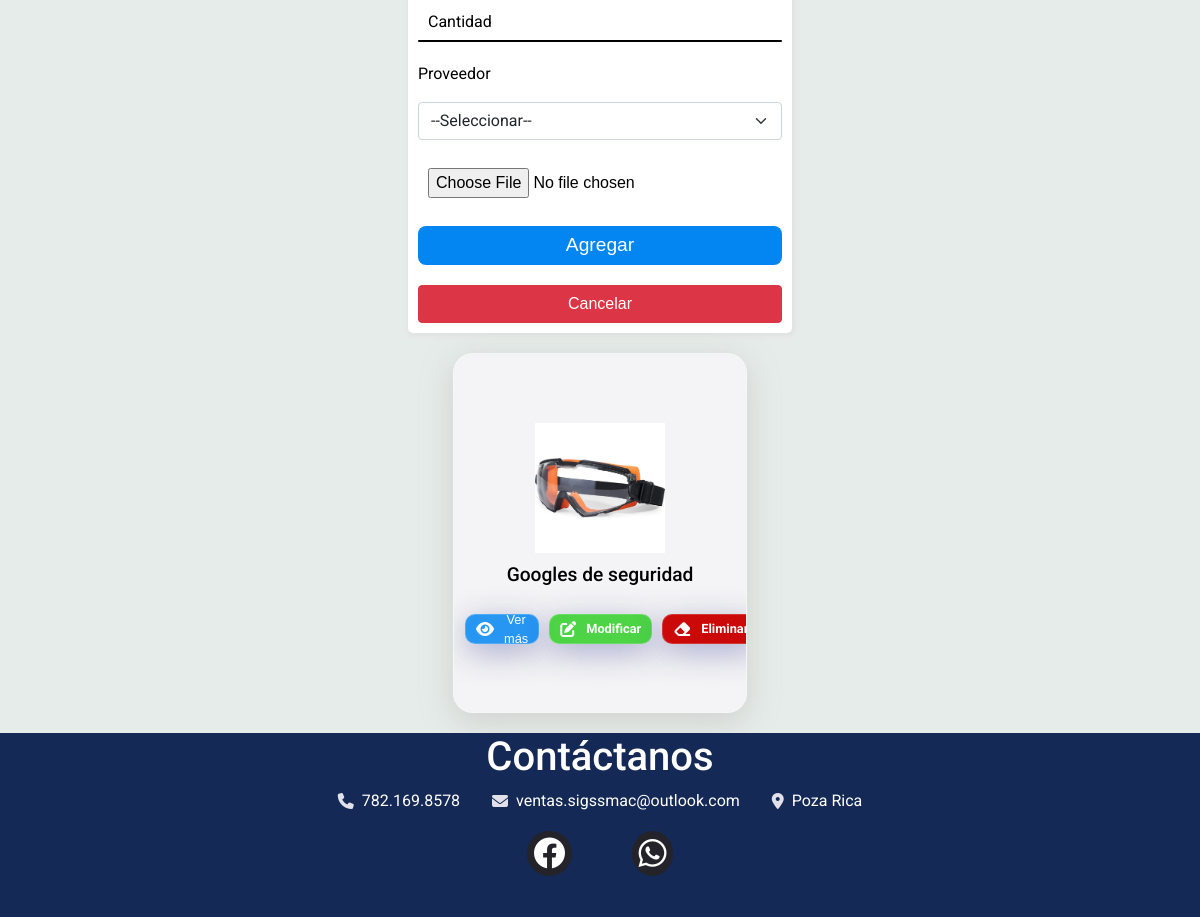
The page /administrador/productos (lower part) on the database as committed earlier.
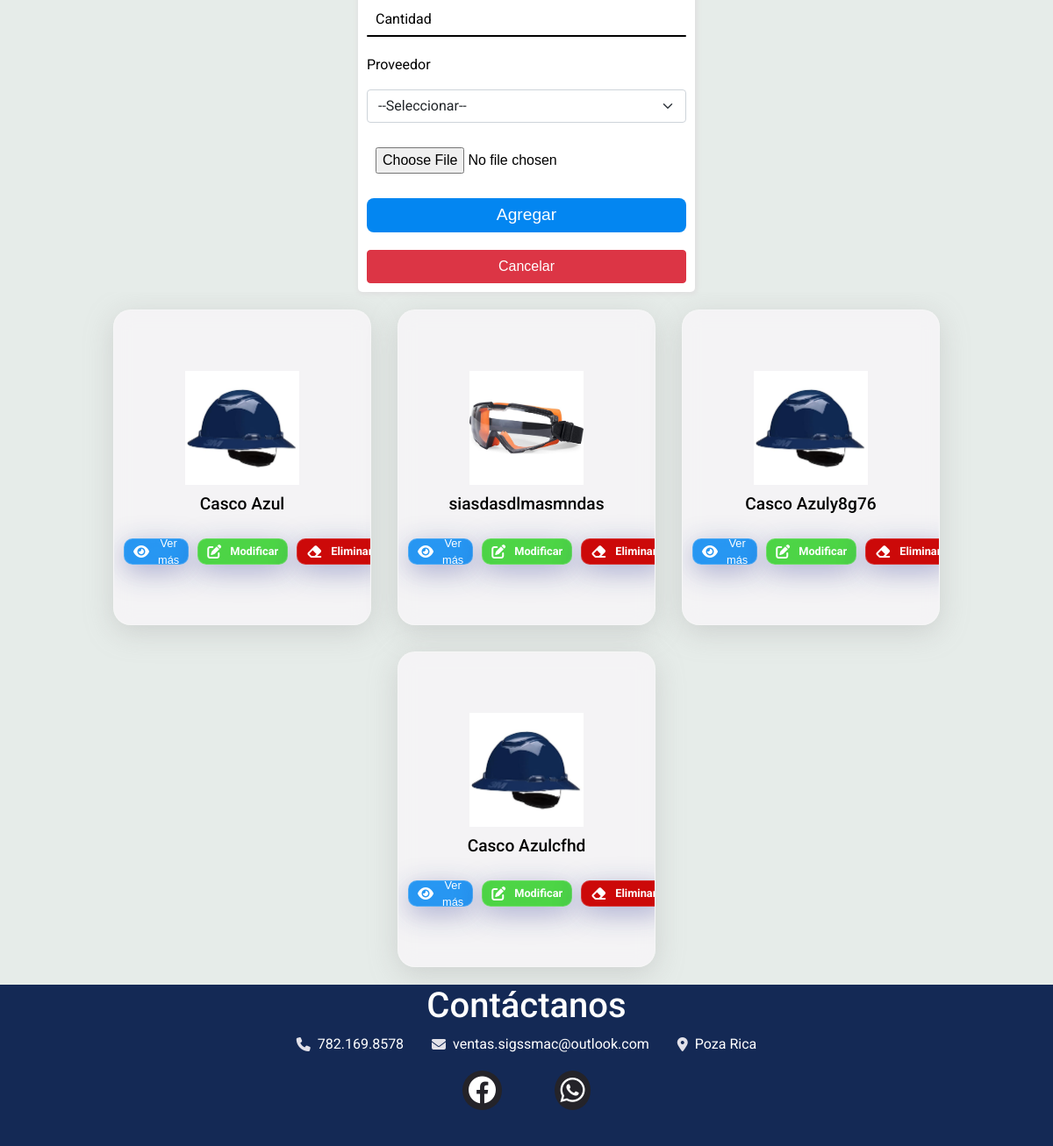
The same page on the database as committed later.
### EPP/models.py (models this page shows, shortened)
class Productos(models.Model):
    nombre = models.CharField(max_length=100)
    precio = models.FloatField()
    descripcion = models.TextField()
    cantidad = models.FloatField()
    prov = models.ForeignKey(Proveedores, on_delete=models.CASCADE)
    imagen = models.ImageField(upload_to="productos", null=True, blank=True)
    categoria = models.ForeignKey(Categorias, on_delete=models.CASCADE, default="")
    class Meta:
        db_table = 'Productos'

### EPP/views.py (the view)
# urls.py: path("productos", index_admin, name="home"),
def index_admin(request):
    contexto = {}
    try:
        provs = Proveedores.objects.all()
        prods =  Productos.objects.all()
        categorias = Categorias.objects.all()
        contexto["productos"] = prods
        contexto["proveedores"] = provs
        contexto["categorias"]  = categorias
        return render(request, "admin/productos.html", contexto)
    except (TemplateDoesNotExist, TemplateSyntaxError) as e:
        print(e)
        return HttpResponse("Ocurrió un error")

### EPP/models.py (called while the page is built)
    def __str__(self):
        return f'{self.id}'

    def __str__(self):
        return f'{self.id}'

### templates/admin/productos.html (shortened to what this page needs)
{% extends 'base_admin.html' %}
{% load static %}
    {% block content %}
    <div class="caja-formulario">
      <form action="{% url 'addProduct' %}" method="post" enctype="multipart/form-data">
        <div class="caja-input">
          <input type="number" name="cantidad" required />
          <label>Cantidad</label>
          <i></i>
        </div>
        <div class="caja-input">
          <p>Proveedor</p>
          <select name="sl_proveedores" class="form-select">
            <option selected disabled>--Seleccionar--</option>
          </select>
        </div>
        <div class="caja-input">
          <input type="file" class="form-control-file" accept="image/png, image/jpg, image/jpeg" name="imagen">
        </div>
        <input type="submit" name="agregar" value="Agregar"/>
        <input class="btn btn-danger btnReset" type="reset" value="Cancelar"/>
      </form>
    </div>
    <div class="contenedor">
      {% for producto in productos %}
      <div class="caja" style="width: 30%">
        <div>
          <div class="img-box">
            {% if producto.imagen.url is not null %}
              <img src="{{ producto.imagen.url }}" alt="" />
            {% endif %}
          </div>
          <h2>{{ producto.nombre }}</h2>
          <div class="btns-caja">
            <button class="btn-card ver" role="link" type="button">
              <i class="fa-solid fa-eye"></i> Ver más
            </button>
            <a class="btn-card modificar" type="button">
              <i class="fa-solid fa-pen-to-square"></i> Modificar
            </a>
            <a class="btn-card eliminar" href="{% url 'deleteProduct' producto.id %}" type="button">
              <i class="fa-solid fa-eraser"></i> Eliminar
            </a>
          </div>
        </div>
      </div>
      {% endfor %}
    </div>
    {% endblock %}

### templates/base_admin.html (shortened to what this page needs)
{% load static %}
<!DOCTYPE html>
<html lang="es-MX">
<head>
    <link href="https://cdn.jsdelivr.net/npm/bootstrap@5.1.3/dist/css/bootstrap.min.css" rel="stylesheet">
    <link rel="stylesheet" type="text/css" href="{% static 'styles.css' %}">
    <link rel="stylesheet" href="{% static 'footer.css' %}">
    <link rel="stylesheet" href="https://cdnjs.cloudflare.com/ajax/libs/font-awesome/6.3.0/css/all.min.css" />
</head>
<body>
  {% block content %}
  {% endblock  %}
  <footer class="contact-content" id="contacto">
    <h1 class="title">Contáctanos</h1>
    <div class="contact-info">
        <a class="phone info">
            <i class="fas fa-phone"></i>
            <span>782.169.8578</span>
        </a>
        <a class="email info">
            <i class="fas fa-envelope"></i>
            <span>ventas.sigssmac@outlook.com</span>
        </a>
        <a class="location info">
            <i class="fas fa-map-marker-alt"></i>
            <span>Poza Rica</span>
        </a>
    </div>
    <div class="icons">
        <a href="https://www.facebook.com/profile.php?id=100087601909516" target="_blank"><i class="fab fa-facebook"></i></a>
        <a href="https://wa.me/+5217821698578" target="_blank"><i class="fab fa-whatsapp"></i></a>
    </div>
  </footer>
</body>
</html>

### static/styles.css (style rules this page uses)
* { padding: 0; margin: 0; box-sizing: border-box; font-size: 16px; font-family: 'Roboto', sans-serif; }
html, body { position: relative; height: 100%; }
body { background: #e6ece9; font-size: 14px; color: #000; margin: 0; padding: 0; }
input, textarea, button { font-family: 'Nunito', sans-serif; }
.caja-formulario { margin: 0 auto; width: 80%; display: flex; justify-content: center; align-items: center; }
.caja-formulario form { position: relative; width: 40%; border: none; background-color: #ffffff; box-shadow: 1px 1px 5px 2px #e1e1e1; border-radius: 5px; padding: 10px; overflow: hidden; display: flex; flex-direction: column; gap: 20px; }
form .caja-input { position: relative; display: flex; align-items: start; flex-direction: column; }
form .caja-input input, form .caja-input textarea { border: none; outline: none; padding: 8px 10px; width: 100%; background: none; }
form .caja-input label { position: absolute; width: 100%; padding: 8px 10px; pointer-events: none; transition: .5s; }
form .caja-input i { position: absolute; bottom: 0; width: 100%; height: 2px; border-radius: 5px; background-color: #010101; transition: .5s; }
form > input { border: none; outline: none; background-color: #0386f1; color: #fff; font-size: 1.2em; border-radius: 8px; padding: 5px; }
.contenedor { display: flex; justify-content: center; align-items: start; width: 85%; margin: 0 auto; gap: 30px; flex-wrap: wrap; padding: 20px; overflow-y: auto; overflow-x: hidden; }
.caja { position: relative; border-radius: 10px; padding: 10px; font-weight: bold; width: 100%; height: 360px; box-shadow: 2px 2px 10px #010101; background-color: #eeeeee; overflow-x: hidden; overflow-y: auto; background: rgba( 248, 246, 248, 0.8 ); box-shadow: 0 8px 32px 0 rgba(164, 163, 163, 0.37); backdrop-filter: blur( 10.5px ); -webkit-backdrop-filter: blur( 10.5px ); border-radius: 20px; border: 1px solid rgba( 255, 255, 255, 0.18 ); }
.caja > div { display: flex; justify-content: center; align-items: start; gap: 10px; flex-direction: column; background-color: transparent; padding: 1px; border-radius: 20px; width: 100%; height: 100%; }
.caja h2 { text-align: center; width: 100%; font-size: 1.2em; }
.caja .img-box { width: 130px; height: 130px; margin: 0 auto; background: linear-gradient(180deg, #ffffff, #ffffff); border: 100%; display: flex; justify-content: center; align-items: center; }
.img-box img { width: 100%; mix-blend-mode: multiply; }
.btns-caja { width: 100%; display: flex; justify-content: space-between; align-items: center; gap: 10px; flex-wrap: nowrap; }
.btn-card { display: flex; justify-content: center; align-items: center; gap: 10px; width: 100%; height: 30px; outline: none; border: none; padding: 10px; color: #fff; background-color: #0386f1; transition: .3s linear; font-size: .8em; text-decoration: none; }
.btn-card:nth-child(1) { background: rgba( 3, 134, 241, 0.85 ); box-shadow: 0 8px 32px 0 rgba( 31, 38, 135, 0.37 ); backdrop-filter: blur( 20px ); -webkit-backdrop-filter: blur( 20px ); border-radius: 10px; border: 1px solid rgba( 255, 255, 255, 0.18 ); }
.btn-card:nth-child(2) { color: #fff; background: rgba( 47, 207, 39, 0.85 ); box-shadow: 0 8px 32px 0 rgba( 31, 38, 135, 0.37 ); backdrop-filter: blur( 20px ); -webkit-backdrop-filter: blur( 20px ); border-radius: 10px; border: 1px solid rgba( 255, 255, 255, 0.18 ); }
.btn-card:nth-child(3) { color: #fff; background: #cc0909; box-shadow: 0 8px 32px 0 rgba( 31, 38, 135, 0.37 ); backdrop-filter: blur( 20px ); -webkit-backdrop-filter: blur( 20px ); border-radius: 10px; border: 1px solid rgba( 255, 255, 255, 0.18 ); }

Rows that differ between the two databases and show on the page:
removed Productos: imagen (picture), nombre "Googles de seguridad"
added Productos: imagen (picture), nombre "Casco Azul"
added Productos: imagen (picture), nombre "siasdasdlmasmndas"
added Productos: imagen (picture), nombre "Casco Azuly8g76"
added Productos: imagen (picture), nombre "Casco Azulcfhd"
